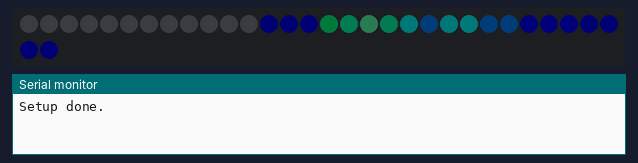
Bench run of a sketch on a simulated Arduino Uno, built with avr-gcc and run on an emulated ATmega328P. Shown: 32 RGB LEDs in strip order, left to right, continuing on the next row, the last lines printed to the serial monitor. Dim RGB values are drawn brighter than linear.

Above: at 3.03 s.
At 10.07 s:
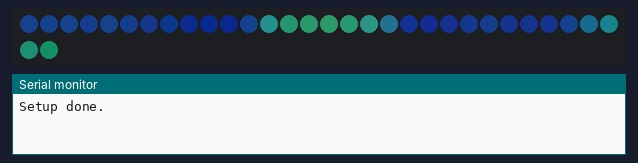
At 19.19 s:
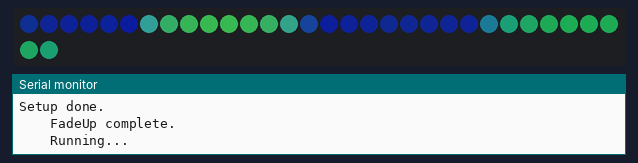
At 21.35 s:
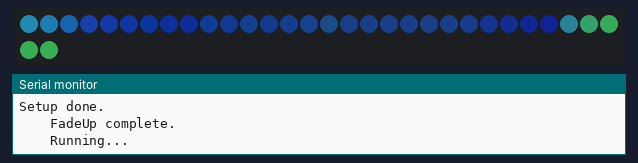
At 22.88 s:
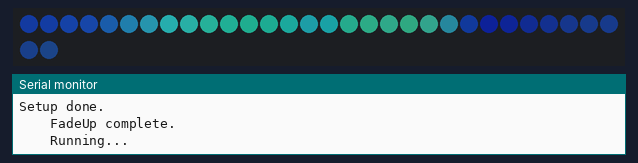
At 39.8 s:
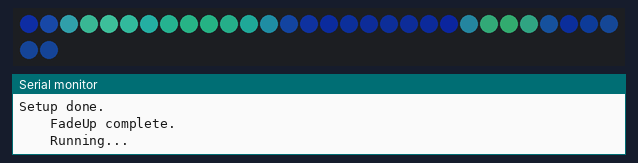

The sketch:

periodic_Pacifica.ino
```cpp
//***************************************************************
// This example shows one way to run a pattern for roughly a few
// minutes, every 10 minutes, and then turn it off and wait
// another 10 minutes.  Global brightness was used to fade the
// display in and out to make things a bit smoother.
//
// It is not very time accurate since it uses millis and does
// not account for the fade in/out time.  Use a  RTC (real time
// clock) if accurate and specific clock times are needed, such
// as the DS3231.  https://www.adafruit.com/product/3013
//
// EVERY_N_SECONDS can be replaced with EVERY_N_MINUTES
// or EVERY_N_HOURS as needed for the "wait" and "run" time
// sections.
//
//
// This example runs a slightly modified version of the Pacifica
// pattern by Mark Kriegsman.  Please see original code here:
//  https://github.com/FastLED/FastLED/blob/master/examples/Pacifica/Pacifica.ino
//
//
// Marc Miller, May 2020
//***************************************************************


#include "FastLED.h"
#define LED_TYPE LPD8806
#define DATA_PIN 11
#define CLOCK_PIN 13
#define COLOR_ORDER GRB
#define NUM_LEDS 32
CRGB leds[NUM_LEDS];

uint8_t patternState = 1;  // 0=waiting, 1=fadeUp, 2=running, 3=fadeDown
uint8_t brightness = 0;
unsigned long startTime;
unsigned long currentTime;


//---------------------------------------------------------------
void setup() {
  Serial.begin(115200);  // Allows serial monitor output (check baud rate)
  delay(2000); // 2 second delay for boot recovery, and a moment of silence
  FastLED.addLeds<LED_TYPE,DATA_PIN,CLOCK_PIN,COLOR_ORDER>(leds, NUM_LEDS)
        .setCorrection( TypicalLEDStrip );
  FastLED.setMaxPowerInVoltsAndMilliamps( 5, 2000);
  FastLED.setBrightness(brightness);
  FastLED.clear();
  FastLED.show();
  Serial.println("Setup done.  \n");
}


//---------------------------------------------------------------
void loop() {

  EVERY_N_MINUTES(10) {
    patternState = 1;  // Time to start running the pattern
    Serial.println("    Time to FadeUp...");
  }

  if (patternState == 1) {
    //fadeIn
    EVERY_N_MILLISECONDS(60) {
      brightness = brightness + 1;
      if (brightness == 255) {
        patternState = 2;  // time to run pattern for a bit
        startTime = millis();
        Serial.println("    FadeUp complete.\n    Running...");
      }
      FastLED.setBrightness(brightness);
    }
  }

  if (patternState == 2) {
    // run the pattern
    // 1 min * 60sec/min * 1000ms/sec = 60000 ms
    const uint32_t runTime = 60000;  // number of ms to run pattern
    currentTime = millis();
    if ( (currentTime - startTime) > runTime ) {
      patternState = 3;  // time to fade out
      Serial.println("    Time to FadeDown...");
    }
  }

  if (patternState == 3) {
    // fadeOut
    EVERY_N_MILLISECONDS(120) {
      brightness = brightness - 1;
      if (brightness == 0) {
        Serial.println("    FadeDown complete.\n  Waiting...");
        patternState = 0;  // back to waiting state
        FastLED.clear();
        FastLED.show();
      }
      FastLED.setBrightness(brightness);
    }
  }

  if (patternState > 0) {
    // run the pattern
    EVERY_N_MILLISECONDS( 20) {
      pacifica_loop();
      FastLED.show();
    }
  }

  EVERY_N_MINUTES(1) {
    if (patternState == 0) {
      Serial.println("  Waiting...");
    }
  }

} //end_main_loop


//---------------------------------------------------------------
// Please see original Pacifica code by Mark Kriegsman here:
//  https://github.com/FastLED/FastLED/blob/master/examples/Pacifica/Pacifica.ino

CRGBPalette16 pacifica_palette_1 =
    { 0x000507, 0x000409, 0x00030B, 0x00030D, 0x000210, 0x000212, 0x000114, 0x000117,
      0x000019, 0x00001C, 0x000026, 0x000031, 0x00003B, 0x000046, 0x14554B, 0x28AA50 };
CRGBPalette16 pacifica_palette_2 =
    { 0x000507, 0x000409, 0x00030B, 0x00030D, 0x000210, 0x000212, 0x000114, 0x000117,
      0x000019, 0x00001C, 0x000026, 0x000031, 0x00003B, 0x000046, 0x0C5F52, 0x19BE5F };
CRGBPalette16 pacifica_palette_3 =
    { 0x000208, 0x00030E, 0x000514, 0x00061A, 0x000820, 0x000927, 0x000B2D, 0x000C33,
      0x000E39, 0x001040, 0x001450, 0x001860, 0x001C70, 0x002080, 0x1040BF, 0x2060FF };

void pacifica_loop()
{
  // Increment the four "color index start" counters, one for each wave layer.
  // Each is incremented at a different speed, and the speeds vary over time.
  static uint16_t sCIStart1, sCIStart2, sCIStart3, sCIStart4;
  static uint32_t sLastms = 0;
  uint32_t ms = GET_MILLIS();
  uint32_t deltams = ms - sLastms;
  sLastms = ms;
  uint16_t speedfactor1 = beatsin16(3, 179, 269);
  uint16_t speedfactor2 = beatsin16(4, 179, 269);
  uint32_t deltams1 = (deltams * speedfactor1) / 256;
  uint32_t deltams2 = (deltams * speedfactor2) / 256;
  uint32_t deltams21 = (deltams1 + deltams2) / 2;
  sCIStart1 += (deltams1 * beatsin88(1011,10,13));
  sCIStart2 -= (deltams21 * beatsin88(777,8,11));
  sCIStart3 -= (deltams1 * beatsin88(501,5,7));
  sCIStart4 -= (deltams2 * beatsin88(257,4,6));

  // Clear out the LED array to a dim background blue-green
  fill_solid( leds, NUM_LEDS, CRGB( 2, 6, 10));

  // Render each of four layers, with different scales and speeds, that vary over time
  pacifica_one_layer( pacifica_palette_1, sCIStart1, beatsin16( 3, 11 * 256, 14 * 256), beatsin8( 10, 70, 130), 0-beat16( 301) );
  pacifica_one_layer( pacifica_palette_2, sCIStart2, beatsin16( 4,  6 * 256,  9 * 256), beatsin8( 17, 40,  80), beat16( 401) );
  pacifica_one_layer( pacifica_palette_3, sCIStart3, 6 * 256, beatsin8( 9, 10,38), 0-beat16(503));
  pacifica_one_layer( pacifica_palette_3, sCIStart4, 5 * 256, beatsin8( 8, 10,28), beat16(601));

  // Add brighter 'whitecaps' where the waves lines up more
  pacifica_add_whitecaps();

  // Deepen the blues and greens a bit
  pacifica_deepen_colors();
}

// Add one layer of waves into the led array
void pacifica_one_layer( CRGBPalette16& p, uint16_t cistart, uint16_t wavescale, uint8_t bri, uint16_t ioff)
{
  uint16_t ci = cistart;
  uint16_t waveangle = ioff;
  uint16_t wavescale_half = (wavescale / 2) + 20;
  for( uint16_t i = 0; i < NUM_LEDS; i++) {
    waveangle += 250;
    uint16_t s16 = sin16( waveangle ) + 32768;
    uint16_t cs = scale16( s16 , wavescale_half ) + wavescale_half;
    ci += cs;
    uint16_t sindex16 = sin16( ci) + 32768;
    uint8_t sindex8 = scale16( sindex16, 240);
    CRGB c = ColorFromPalette( p, sindex8, bri, LINEARBLEND);
    leds[i] += c;
  }
}

// Add extra 'white' to areas where the four layers of light have lined up brightly
void pacifica_add_whitecaps()
{
  uint8_t basethreshold = beatsin8( 9, 55, 65);
  uint8_t wave = beat8( 7 );

  for( uint16_t i = 0; i < NUM_LEDS; i++) {
    uint8_t threshold = scale8( sin8( wave), 20) + basethreshold;
    wave += 7;
    uint8_t l = leds[i].getAverageLight();
    if( l > threshold) {
      uint8_t overage = l - threshold;
      uint8_t overage2 = qadd8( overage, overage);
      leds[i] += CRGB( overage, overage2, qadd8( overage2, overage2));
    }
  }
}

// Deepen the blues and greens
void pacifica_deepen_colors()
{
  for( uint16_t i = 0; i < NUM_LEDS; i++) {
    leds[i].blue = scale8( leds[i].blue,  145);
    leds[i].green= scale8( leds[i].green, 200);
    leds[i] |= CRGB( 2, 5, 7);
  }
}
```
